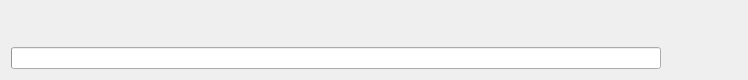
<ui version="4.0" >
 <class>NStatusBar</class>
 <widget class="QWidget" name="NStatusBar" >
  <property name="geometry" >
   <rect>
    <x>0</x>
    <y>0</y>
    <width>748</width>
    <height>80</height>
   </rect>
  </property>
  <layout class="QGridLayout" name="gridLayout" >
   <item rowspan="2" row="0" column="0" >
    <widget class="QLabel" name="stInfoLabel" />
   </item>
   <item rowspan="2" row="1" column="1" >
    <spacer name="horizontalSpacer" >
     <property name="orientation" >
      <enum>Qt::Horizontal</enum>
     </property>
     <property name="sizeType" >
      <enum>QSizePolicy::Fixed</enum>
     </property>
     <property name="sizeHint" stdset="0" >
      <size>
       <width>30</width>
       <height>20</height>
      </size>
     </property>
    </spacer>
   </item>
   <item rowspan="2" row="1" column="2" >
    <widget class="NDateTimeLabel" name="stDateTimeLabel" >
     <property name="toolTip" >
      <string>Neuros Date and Time QLabel</string>
     </property>
     <property name="whatsThis" >
      <string>Inherited from QLabel, custom it for displaying the date and time.</string>
     </property>
    </widget>
   </item>
   <item rowspan="2" row="1" column="3" >
    <widget class="QLabel" name="stIconLabel" >
     <property name="text" >
      <string/>
     </property>
     <property name="pixmap" >
      <pixmap resource="../../resources/lib-gui.qrc" >:/lib-gui/xim-28x28.png</pixmap>
     </property>
    </widget>
   </item>
   <item row="2" column="0" >
    <widget class="NProgressBar" name="stProgressBar" />
   </item>
   <item row="0" column="2" colspan="2" >
    <spacer name="horizontalSpacer_2" >
     <property name="orientation" >
      <enum>Qt::Horizontal</enum>
     </property>
     <property name="sizeHint" stdset="0" >
      <size>
       <width>40</width>
       <height>20</height>
      </size>
     </property>
    </spacer>
   </item>
  </layout>
 </widget>
 <customwidgets>
  <customwidget>
   <class>NDateTimeLabel</class>
   <extends>QLabel</extends>
   <header>ndatetimelabel.h</header>
  </customwidget>
  <customwidget>
   <class>NProgressBar</class>
   <extends>QProgressBar</extends>
   <header>nprogressbar.h</header>
  </customwidget>
 </customwidgets>
 <resources>
  <include location="../../resources/lib-gui.qrc" />
 </resources>
 <connections/>
</ui>
